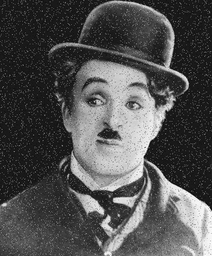
#> input picture homework5/noisy_image.png, 212 x 256 px, shrunk from 512 x 619 before the run
$ python homework5.py   (older library calls are emulated)
#> lines starting #> are read from the running program, lines starting #| are printed output that depends on the picture
#> in main, img is the input picture: shape (256, 212, 3); min 2, max 255, mean 80.1
# -*- coding: utf-8 -*-
"""
Created on Sun Aug 28 14:12:20 2022

@author: sefun
"""
import math
import cv2
import matplotlib.pyplot as plt
import os
import numpy as np

class Noise_Filters():
    def __init__(self, img, mode="amf",window=1, threshold=0):
        self.img = img
        self.mode = mode
        self.threshold = threshold
        self.window = window
        self.vlength = ((2*window)+1)**2
        self.set_image(img)
        #run transform
        img_res=None
        if mode=="amf":
            img_res = self.transform_image(self.adaptive_median_filter)
        else:
            img_res = self.transform_image(self.median_filter)
        self.set_image(img_res)

    def set_image(self,img):
        #self.img = cv2.normalize(img, None, alpha=0, beta=1, norm_type=cv2.NORM_MINMAX, dtype=cv2.CV_32F)
        self.img = np.array(img, dtype = np.uint8)

    def get_image(self):
        return self.img

    def empty_image(self):
        return np.zeros(self.img.shape).astype(np.uint8)

    #traverse image and apply transform
    def transform_image(self, transform):
        new_img = self.empty_image()
        for y in range(self.window,self.img.shape[0]-(self.window+1)): #image traversal
            for x in range(self.window,self.img.shape[1]-(self.window+1)):
                #local pixel bound
                min_x , max_x= x-self.window , x+(self.window+1)
                min_y , max_y = y-self.window , y+(self.window+1)
                pixel_window = self.img[min_y:max_y , min_x:max_x]
                #update intensity
                new_int = transform(pixel_window)
                new_img[y,x] = new_int
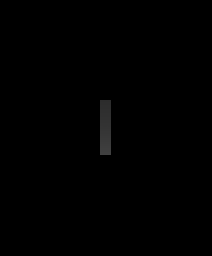
#> new_img: shape (256, 212, 3); min 0, max 65, mean 0.6
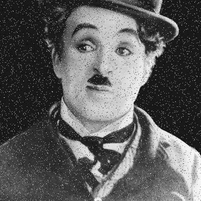
#> pixel_window: shape (201, 201, 3); min 2, max 255, mean 91.3
        return new_img

    def adaptive_median_filter(self,pixel_window):
        mid_x= pixel_window.shape[1]//2
        mid_y = pixel_window.shape[0]//2
        res = pixel_window[mid_y,mid_x]
        # #creat
        # target_vector = np.reshape(pixel_window, ((self.vlength),))
        #get median
        median = np.median(pixel_window[:,:,0])
        if self.threshold > 0:
            scale = np.absolute(pixel_window[:,:,0]-median)
            sk = 1.4826*np.median(scale)
            center_pixel_abs_diff=abs(pixel_window[mid_y,mid_x,0]-median)
            #if center pixel value greter than scale then it is an outlier
            if center_pixel_abs_diff>(self.threshold*sk):
                res = median
        else:
            res = median
        return res

    def median_filter(self,pixel_window):
        # Add median filter to image
        return np.median(pixel_window[:,:,0])

def main():
    path = "noisy_image.png"
    img = cv2.imread(path)
    # [9 lines of commented-out code are left out]

    nf = Noise_Filters(img=img, mode="amf", window=100, threshold=0)
    cv2.imshow("Adaptive Median Filtered Image", nf.get_image())
    cv2.waitKey(0)
    cv2.destroyAllWindows()

    # [5 lines of commented-out code are left out]


if __name__ == "__main__":
    main()

$ run again, with homework5/checkerboard1024-shaded.tif saved as homework5/noisy_image.png
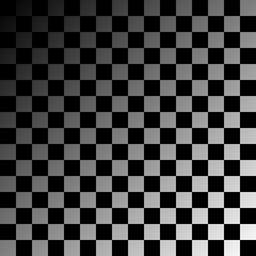
#> input picture homework5/checkerboard1024-shaded.tif, 256 x 256 px, shrunk from 1024 x 1024 before the run
#> in main, img is the input picture: shape (256, 256, 3); min 0, max 248, mean 63.4
#> after the loop in transform_image, `for y in range(self.window,self.img.shape[0]-(self.window+1)):`:
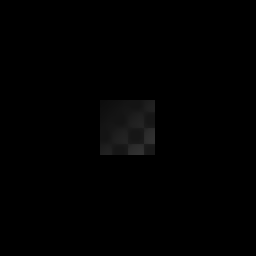
#> new_img: shape (256, 256, 3); min 0, max 50, mean 1.2
#> after the loop in transform_image, `for y in range(self.window,self.img.shape[0]-(self.window+1)):`:
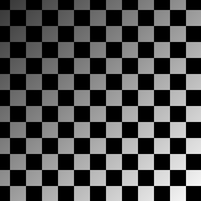
#> pixel_window: shape (201, 201, 3); min 0, max 247, mean 76.3
